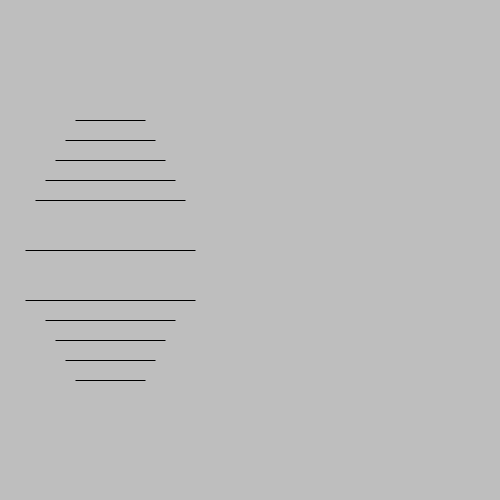
Frame 1 (no input)
Frame 60 (the mouse pressed at the canvas centre just before this capture): identical to frame 1, image omitted
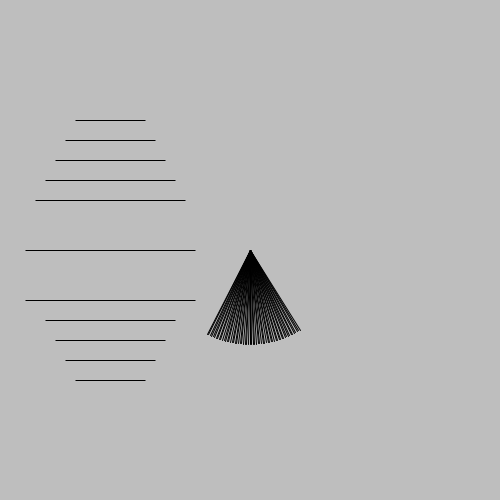
Frame 120 (the mouse held since frame 60 and released just before this capture)

The Processing sketch that drew these frames (run headless with seeded random() and noise(); from frame 60 on, the mouse is pressed at the canvas centre):

// Processing sketch: processing_167802
// ── processing_167802.pde

color col = color(119, 136, 153);
float lineLength = 50;
float angle = 0;
float angleSpeed = 1.0;

void setup() {
  size(500, 500);
  background(190, 190, 190);
ellipse(110, 120, 70, 0);
ellipse(110, 140, 90, 0);
ellipse(110, 160, 110, 0);
ellipse(110, 180, 130, 0);
ellipse(110, 200, 150, 0);
ellipse(110, 250, 170, 0);
ellipse(110, 300, 170, 0);
ellipse(110, 320, 130, 0);
ellipse(110, 340, 110, 0);
ellipse(110, 360, 90, 0);
ellipse(110, 380, 70, 0);
}

void draw() {
  if (mousePressed) {
    pushMatrix();
    strokeWeight(1.0);
    noFill();
    translate(mouseX,mouseY);
    rotate(radians(angle));
    line(0, 0, lineLength, 80);
    popMatrix();
    color(211,211,211); 
    angle += angleSpeed;
  }
}
void keyPressed() {

  if (key == 's') {
    save ("capture.png");
    save ("capture-###.png");
  }
  
}
